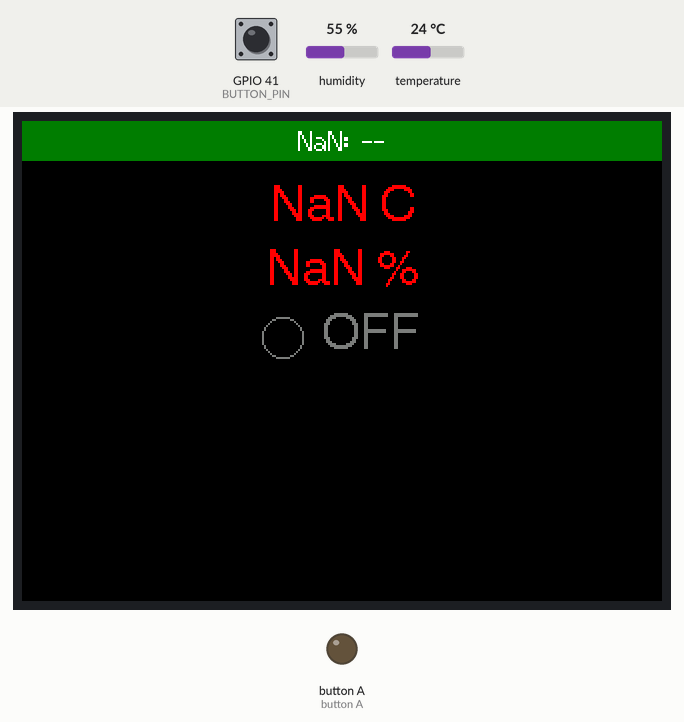
This program was run on a simulated ESP32-S3. Parts: 320×240 colour display, output pins drawn as LEDs (lit = HIGH). Dashed ring = blinking. Inputs (shaded band) come from the test bench; at power-on: humidity 55 %, GPIO 41 (BUTTON_PIN) HIGH, temperature 24 °C. What the program prints to the serial monitor is not drawn.

Above: at 1.5 s.
1.6 s: humidity set to 22 %
At 4.18 s:
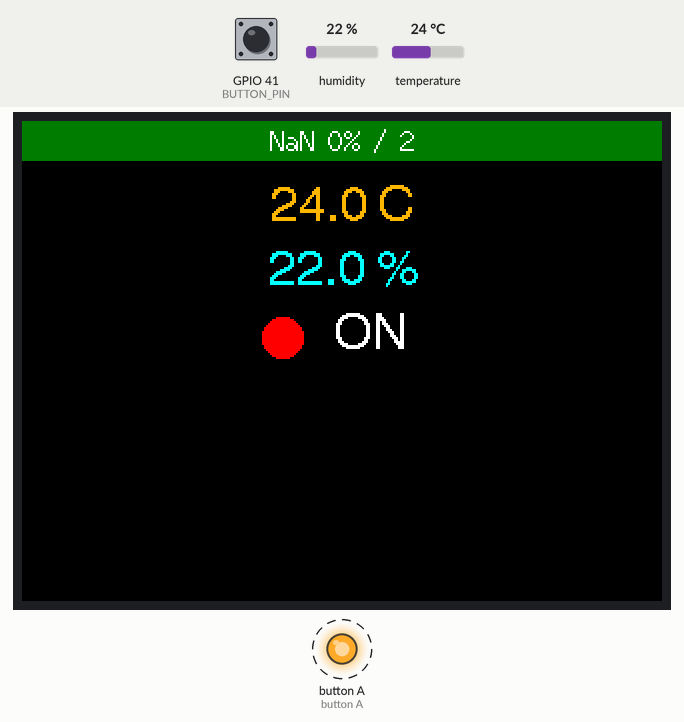
4.8 s: GPIO 41 (BUTTON_PIN) pulled LOW for 1 s
At 7.3 s:
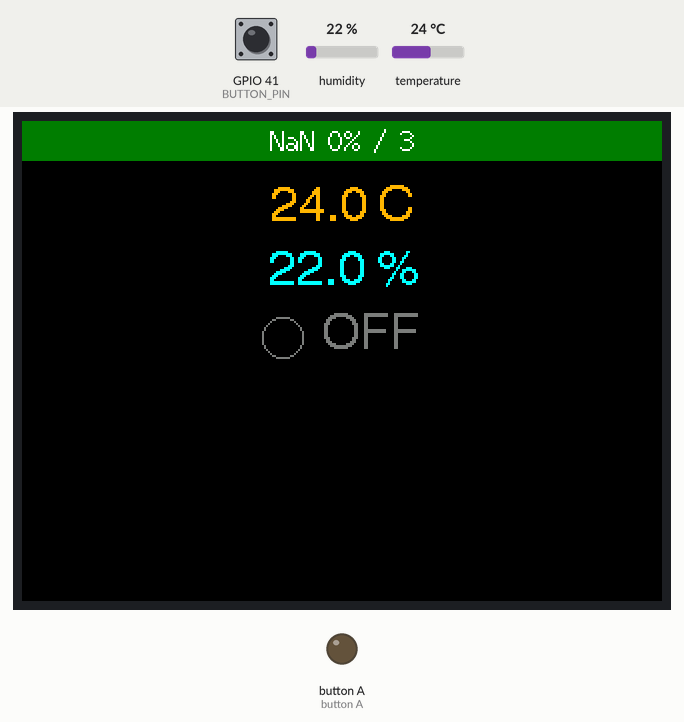
13.9 s: temperature set to 12 °C
At 15.1 s:
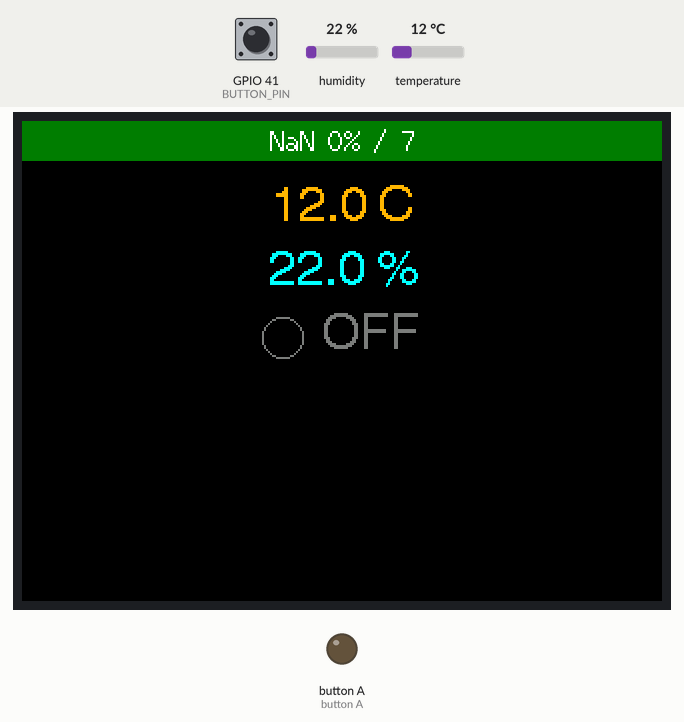
15.5 s: GPIO 41 (BUTTON_PIN) pulled LOW for 0.15 s
At 15.95 s:
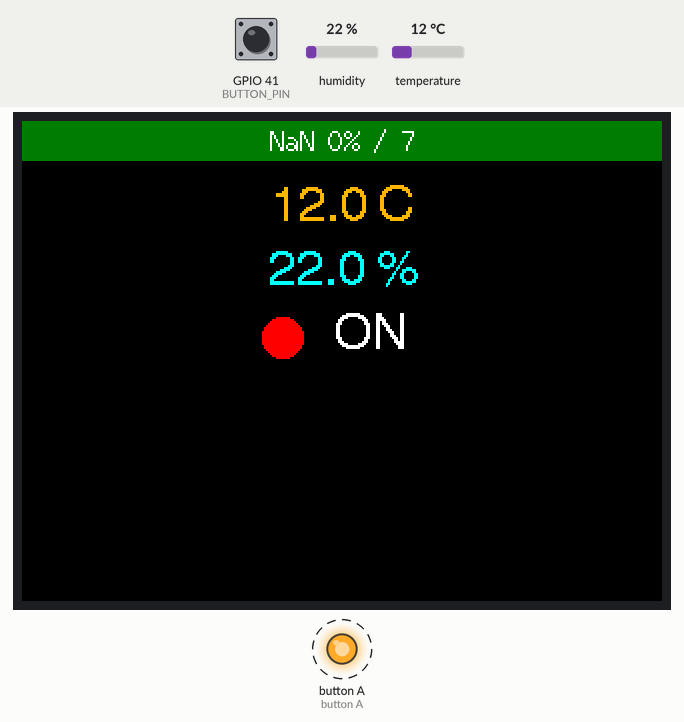
16.2 s: humidity set to 40 %
At 19.2 s:
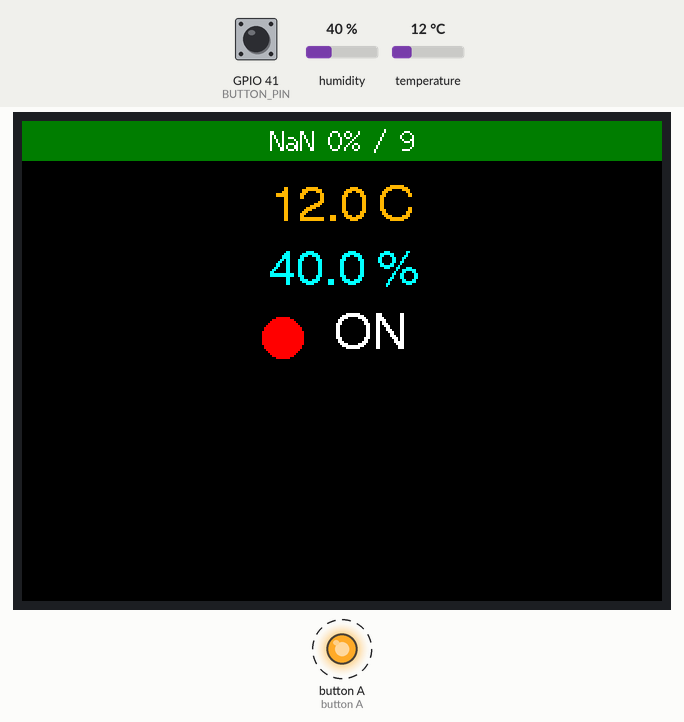
19.6 s: temperature set to 19 °C
At 23.2 s:
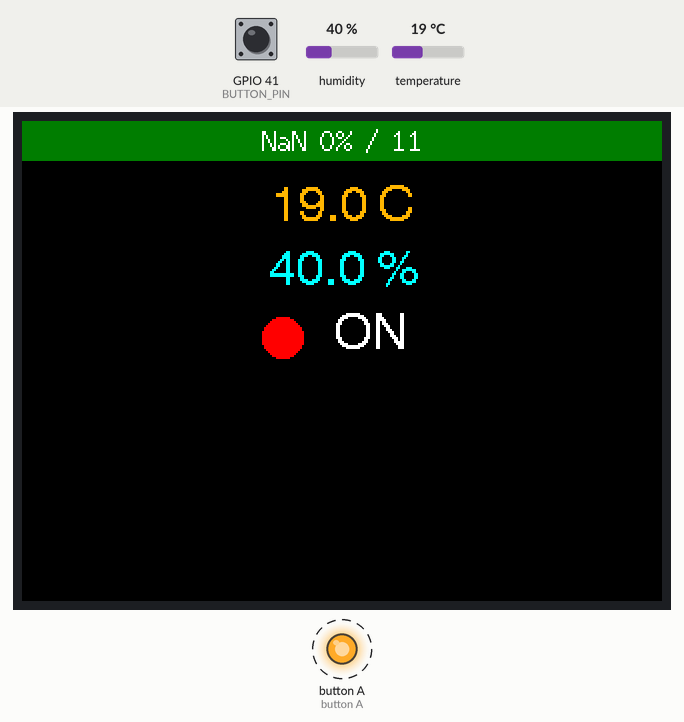
Timing chart, 0 to 24.5 s (numbered marks = the images above; inputs shaded):
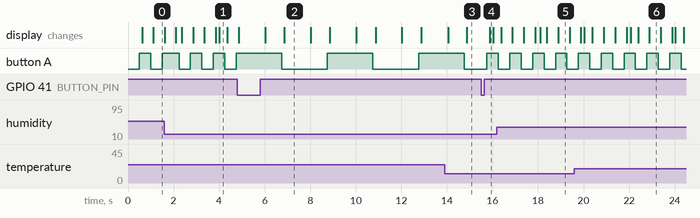

The program:

main.cpp
```cpp
// Carlos Sierra

#include <M5Unified.h>
#include <DHT.h>
#include <stdarg.h>

constexpr uint8_t LED_PIN = 39;                 // G39 on the AtomS3R header
constexpr uint8_t BUTTON_PIN = 41;              // Screen button on the AtomS3R (active LOW)
constexpr uint8_t DHT_PIN = 38;                 // DHT22 data on G38
constexpr uint32_t BLINK_INTERVAL_QUICK = 500;  // ms on, then ms off
constexpr uint32_t BLINK_INTERVAL_SLOW = 2000;  // ms on, then ms off
constexpr uint32_t DEBOUNCE_MS = 30;
constexpr uint32_t STATUS_INTERVAL = 1000;      // ms between serial status lines
constexpr uint32_t DHT_INTERVAL = 2000;         // DHT22 can't be read faster than every 2 s
constexpr int HEADER_H = 20;                    // top bar showing the current mode

DHT dht(DHT_PIN, DHT22);
M5Canvas canvas(&M5.Display);  // off-screen buffer: draw here, then push in one go (no flicker)

uint32_t lastStatus = 0;
uint32_t lastDhtRead = 0;

bool quickMode = true;
bool ledOn = false;
uint32_t lastToggle = 0;

float temperature = NAN;
float humidity = NAN;

// Rolling record of the last 100 DHT scans (true = NaN / failed)
constexpr int HISTORY_SIZE = 100;
bool failHistory[HISTORY_SIZE] = {};
int historyCount = 0;   // scans recorded so far, up to HISTORY_SIZE
int historyIndex = 0;   // next slot to overwrite
int failCount = 0;      // failed scans currently in the window

void recordScan(bool failed) {
    if (historyCount == HISTORY_SIZE) {
        if (failHistory[historyIndex]) failCount--;  // drop the oldest scan
    } else {
        historyCount++;
    }
    failHistory[historyIndex] = failed;
    if (failed) failCount++;
    historyIndex = (historyIndex + 1) % HISTORY_SIZE;
}

int nanPercent() {
    return historyCount ? (failCount * 100 + historyCount / 2) / historyCount : 0;
}

int lastButtonReading = HIGH;
int buttonState = HIGH;
uint32_t lastDebounceTime = 0;

// Sends "[HH:MM:SS.mmm] <message>" to Serial
void logLine(const char* fmt, ...) {
    char msg[96];
    va_list args;
    va_start(args, fmt);
    vsnprintf(msg, sizeof(msg), fmt, args);
    va_end(args);

    uint32_t ms = millis();
    uint32_t totalSec = ms / 1000;
    Serial.printf("[%02lu:%02lu:%02lu.%03lu] %s\n",
                  (unsigned long)(totalSec / 3600),
                  (unsigned long)((totalSec / 60) % 60),
                  (unsigned long)(totalSec % 60),
                  (unsigned long)(ms % 1000),
                  msg);
}

void printStatus() {
    logLine("State: %s, LED: %s", quickMode ? "Quick" : "Slow", ledOn ? "ON" : "OFF");
}

// Draws the whole screen into the canvas, then pushes it to the display at once
void drawScreen() {
    const int w = canvas.width();
    const int cx = w / 2;
    char buf[16];

    canvas.fillScreen(TFT_BLACK);

    // Header: % of NaN readings over the last scans
    int pct = nanPercent();
    uint16_t headerColor = pct == 0 ? TFT_DARKGREEN : (pct <= 10 ? TFT_BROWN : TFT_MAROON);
    canvas.fillRect(0, 0, w, HEADER_H, headerColor);
    canvas.setFont(&fonts::Font2);
    canvas.setTextDatum(middle_center);
    canvas.setTextColor(TFT_WHITE);
    if (historyCount == 0) strcpy(buf, "NaN: --");
    else snprintf(buf, sizeof(buf), "NaN %d%% / %d", pct, historyCount);
    canvas.drawString(buf, cx, HEADER_H / 2);

    // Temperature
    canvas.setFont(&fonts::Font4);
    canvas.setTextColor(isnan(temperature) ? TFT_RED : TFT_ORANGE);
    if (isnan(temperature)) strcpy(buf, "NaN C");
    else snprintf(buf, sizeof(buf), "%.1f C", temperature);
    canvas.drawString(buf, cx, 44);

    // Humidity
    canvas.setTextColor(isnan(humidity) ? TFT_RED : TFT_CYAN);
    if (isnan(humidity)) strcpy(buf, "NaN %");
    else snprintf(buf, sizeof(buf), "%.1f %%", humidity);
    canvas.drawString(buf, cx, 76);

    // LED state: indicator dot + ON/OFF
    const int ledY = 108;
    if (ledOn) canvas.fillCircle(cx - 30, ledY, 10, TFT_RED);
    else canvas.drawCircle(cx - 30, ledY, 10, TFT_DARKGREY);
    canvas.setTextColor(ledOn ? TFT_WHITE : TFT_DARKGREY);
    canvas.drawString(ledOn ? "ON" : "OFF", cx + 14, ledY);

    canvas.pushSprite(0, 0);
}

void readDht() {
    float h = dht.readHumidity();
    float t = dht.readTemperature();  // Celsius

    temperature = t;  // NaN is stored too, so the screen shows the failure
    humidity = h;

    bool failed = isnan(h) || isnan(t);
    recordScan(failed);

    if (failed) logLine("DHT22: read failed (NaN %d%% of last %d)", nanPercent(), historyCount);
    else logLine("DHT22: %.1f C, %.1f %%RH (NaN %d%% of last %d)", t, h, nanPercent(), historyCount);

    drawScreen();
}

// Returns true once per press (on the HIGH -> LOW edge), debounced
bool buttonPressed() {
    int reading = digitalRead(BUTTON_PIN);
    uint32_t now = millis();

    if (reading != lastButtonReading) {
        lastDebounceTime = now;
        lastButtonReading = reading;
    }

    if (now - lastDebounceTime >= DEBOUNCE_MS && reading != buttonState) {
        buttonState = reading;
        return buttonState == LOW;  // pressed pulls the pin to GND
    }
    return false;
}

void setup() {
    auto cfg = M5.config();
    M5.begin(cfg);
    Serial.begin(115200);

    pinMode(LED_PIN, OUTPUT);
    digitalWrite(LED_PIN, LOW);

    pinMode(BUTTON_PIN, INPUT_PULLUP);  // idle HIGH, LOW when pressed

    dht.begin();

    canvas.setColorDepth(16);
    canvas.createSprite(M5.Display.width(), M5.Display.height());

    drawScreen();
    printStatus();
}

void loop() {
    if (buttonPressed()) {
        quickMode = !quickMode;
        printStatus();
        drawScreen();
    }

    // Non-blocking blink, so button presses are detected immediately
    uint32_t interval = quickMode ? BLINK_INTERVAL_QUICK : BLINK_INTERVAL_SLOW;
    uint32_t now = millis();
    if (now - lastToggle >= interval) {
        lastToggle = now;
        ledOn = !ledOn;
        digitalWrite(LED_PIN, ledOn ? HIGH : LOW);
        drawScreen();  // LED indicator follows the real LED
    }

    if (now - lastStatus >= STATUS_INTERVAL) {
        lastStatus = now;
        printStatus();
    }

    if (now - lastDhtRead >= DHT_INTERVAL) {
        lastDhtRead = now;
        readDht();
    }

    delay(5);
}
```

Measured:
- after the input at 4.8 s, button A: alternates HIGH for 2.0 s and LOW for 2.0 s, starting after 1.9 s
- after the input at 15.5 s, button A: LOW → HIGH after 0.26 s; the display: changes after 0.38 s (image 4)
- by itself, button A: alternates HIGH for 0.50 s and LOW for 0.50 s
- what the display in image 5 shows lasts 0.5 s, from 18.9 s to 19.4 s
